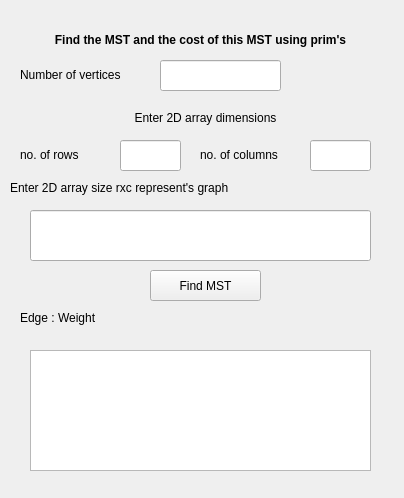
<?xml version="1.0" encoding="UTF-8"?>
<ui version="4.0">
 <class>Form</class>
 <widget class="QWidget" name="Form">
  <property name="geometry">
   <rect>
    <x>0</x>
    <y>0</y>
    <width>404</width>
    <height>498</height>
   </rect>
  </property>
  <property name="windowTitle">
   <string>Form</string>
  </property>
  <widget class="QLabel" name="label">
   <property name="geometry">
    <rect>
     <x>0</x>
     <y>30</y>
     <width>401</width>
     <height>20</height>
    </rect>
   </property>
   <property name="font">
    <font>
     <weight>75</weight>
     <bold>true</bold>
    </font>
   </property>
   <property name="text">
    <string>Find the MST and the cost of this MST using prim's</string>
   </property>
   <property name="alignment">
    <set>Qt::AlignCenter</set>
   </property>
  </widget>
  <widget class="QLabel" name="label_2">
   <property name="geometry">
    <rect>
     <x>20</x>
     <y>67</y>
     <width>131</width>
     <height>16</height>
    </rect>
   </property>
   <property name="text">
    <string>Number of vertices</string>
   </property>
  </widget>
  <widget class="QLineEdit" name="lineEdit">
   <property name="geometry">
    <rect>
     <x>160</x>
     <y>60</y>
     <width>121</width>
     <height>31</height>
    </rect>
   </property>
  </widget>
  <widget class="QLabel" name="label_3">
   <property name="geometry">
    <rect>
     <x>10</x>
     <y>180</y>
     <width>291</width>
     <height>16</height>
    </rect>
   </property>
   <property name="text">
    <string>Enter 2D array size rxc represent's graph</string>
   </property>
  </widget>
  <widget class="QPushButton" name="pushButton_2">
   <property name="geometry">
    <rect>
     <x>150</x>
     <y>270</y>
     <width>111</width>
     <height>31</height>
    </rect>
   </property>
   <property name="text">
    <string>Find MST</string>
   </property>
  </widget>
  <widget class="QLabel" name="label_4">
   <property name="geometry">
    <rect>
     <x>20</x>
     <y>310</y>
     <width>131</width>
     <height>16</height>
    </rect>
   </property>
   <property name="text">
    <string>Edge : Weight</string>
   </property>
  </widget>
  <widget class="QLineEdit" name="lineEdit_2">
   <property name="geometry">
    <rect>
     <x>120</x>
     <y>140</y>
     <width>61</width>
     <height>31</height>
    </rect>
   </property>
   <property name="text">
    <string/>
   </property>
  </widget>
  <widget class="QLabel" name="label_5">
   <property name="geometry">
    <rect>
     <x>20</x>
     <y>147</y>
     <width>101</width>
     <height>16</height>
    </rect>
   </property>
   <property name="text">
    <string>no. of rows </string>
   </property>
  </widget>
  <widget class="QLabel" name="label_6">
   <property name="geometry">
    <rect>
     <x>200</x>
     <y>147</y>
     <width>121</width>
     <height>16</height>
    </rect>
   </property>
   <property name="text">
    <string>no. of columns</string>
   </property>
  </widget>
  <widget class="QLineEdit" name="lineEdit_3">
   <property name="geometry">
    <rect>
     <x>310</x>
     <y>140</y>
     <width>61</width>
     <height>31</height>
    </rect>
   </property>
   <property name="text">
    <string/>
   </property>
  </widget>
  <widget class="QLabel" name="label_7">
   <property name="geometry">
    <rect>
     <x>90</x>
     <y>110</y>
     <width>231</width>
     <height>16</height>
    </rect>
   </property>
   <property name="text">
    <string>Enter 2D array dimensions</string>
   </property>
   <property name="alignment">
    <set>Qt::AlignCenter</set>
   </property>
  </widget>
  <widget class="QLineEdit" name="lineEdit_4">
   <property name="geometry">
    <rect>
     <x>30</x>
     <y>210</y>
     <width>341</width>
     <height>51</height>
    </rect>
   </property>
  </widget>
  <widget class="QTextEdit" name="textEdit">
   <property name="geometry">
    <rect>
     <x>30</x>
     <y>350</y>
     <width>341</width>
     <height>121</height>
    </rect>
   </property>
  </widget>
 </widget>
 <resources/>
 <connections/>
</ui>
